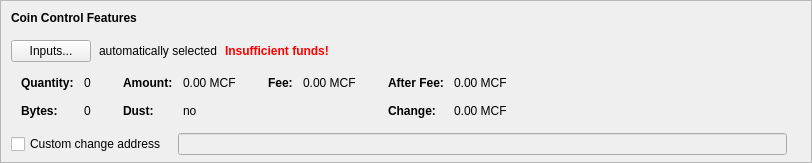
    <widget class="QFrame" name="frameCoinControl">
     <property name="sizePolicy">
      <sizepolicy hsizetype="Expanding" vsizetype="Expanding">
       <horstretch>0</horstretch>
       <verstretch>0</verstretch>
      </sizepolicy>
     </property>
     <property name="maximumSize">
      <size>
       <width>16777215</width>
       <height>16777215</height>
      </size>
     </property>
     <property name="frameShape">
      <enum>QFrame::StyledPanel</enum>
     </property>
     <property name="frameShadow">
      <enum>QFrame::Sunken</enum>
     </property>
     <layout class="QVBoxLayout" name="verticalLayoutCoinControl2">
      <property name="spacing">
       <number>0</number>
      </property>
      <property name="leftMargin">
       <number>0</number>
      </property>
      <property name="topMargin">
       <number>0</number>
      </property>
      <property name="rightMargin">
       <number>0</number>
      </property>
      <property name="bottomMargin">
       <number>6</number>
      </property>
      <item>
       <layout class="QVBoxLayout" name="verticalLayoutCoinControl" stretch="0,0,0,0,1">
        <property name="spacing">
         <number>0</number>
        </property>
        <property name="leftMargin">
         <number>10</number>
        </property>
        <property name="topMargin">
         <number>10</number>
        </property>
        <item>
         <layout class="QHBoxLayout" name="horizontalLayoutCoinControl1">
          <property name="bottomMargin">
           <number>15</number>
          </property>
          <item>
           <widget class="QLabel" name="labelCoinControlFeatures">
            <property name="sizePolicy">
             <sizepolicy hsizetype="Preferred" vsizetype="Maximum">
              <horstretch>0</horstretch>
              <verstretch>0</verstretch>
             </sizepolicy>
            </property>
            <property name="font">
             <font>
              <weight>75</weight>
              <bold>true</bold>
             </font>
            </property>
            <property name="styleSheet">
             <string notr="true">font-weight:bold;</string>
            </property>
            <property name="text">
             <string>Coin Control Features</string>
            </property>
           </widget>
          </item>
         </layout>
        </item>
        <item>
         <layout class="QHBoxLayout" name="horizontalLayoutCoinControl2" stretch="0,0,0,0">
          <property name="spacing">
           <number>8</number>
          </property>
          <property name="bottomMargin">
           <number>10</number>
          </property>
          <item>
           <widget class="QPushButton" name="pushButtonCoinControl">
            <property name="styleSheet">
             <string notr="true"/>
            </property>
            <property name="text">
             <string>Inputs...</string>
            </property>
            <property name="autoDefault">
             <bool>false</bool>
            </property>
           </widget>
          </item>
          <item>
           <widget class="QLabel" name="labelCoinControlAutomaticallySelected">
            <property name="text">
             <string>automatically selected</string>
            </property>
            <property name="margin">
             <number>5</number>
            </property>
           </widget>
          </item>
          <item>
           <widget class="QLabel" name="labelCoinControlInsuffFunds">
            <property name="font">
             <font>
              <weight>75</weight>
              <bold>true</bold>
             </font>
            </property>
            <property name="styleSheet">
             <string notr="true">color:red;font-weight:bold;</string>
            </property>
            <property name="text">
             <string>Insufficient funds!</string>
            </property>
            <property name="margin">
             <number>5</number>
            </property>
           </widget>
          </item>
          <item>
           <spacer name="horizontalSpacerCoinControl">
            <property name="orientation">
             <enum>Qt::Horizontal</enum>
            </property>
            <property name="sizeHint" stdset="0">
             <size>
              <width>40</width>
              <height>1</height>
             </size>
            </property>
           </spacer>
          </item>
         </layout>
        </item>
        <item>
         <widget class="QWidget" name="widgetCoinControl" native="true">
          <property name="sizePolicy">
           <sizepolicy hsizetype="Preferred" vsizetype="Preferred">
            <horstretch>0</horstretch>
            <verstretch>0</verstretch>
           </sizepolicy>
          </property>
          <property name="minimumSize">
           <size>
            <width>0</width>
            <height>0</height>
           </size>
          </property>
          <property name="styleSheet">
           <string notr="true"/>
          </property>
          <layout class="QHBoxLayout" name="horizontalLayoutCoinControl5">
           <property name="leftMargin">
            <number>0</number>
           </property>
           <property name="topMargin">
            <number>0</number>
           </property>
           <property name="rightMargin">
            <number>0</number>
           </property>
           <property name="bottomMargin">
            <number>0</number>
           </property>
           <item>
            <layout class="QHBoxLayout" name="horizontalLayoutCoinControl3" stretch="0,0,0,1">
             <property name="spacing">
              <number>20</number>
             </property>
             <property name="topMargin">
              <number>0</number>
             </property>
             <property name="bottomMargin">
              <number>10</number>
             </property>
             <item>
              <layout class="QFormLayout" name="formLayoutCoinControl1">
               <property name="horizontalSpacing">
                <number>10</number>
               </property>
               <property name="verticalSpacing">
                <number>14</number>
               </property>
               <property name="leftMargin">
                <number>10</number>
               </property>
               <property name="topMargin">
                <number>4</number>
               </property>
               <property name="rightMargin">
                <number>6</number>
               </property>
               <item row="0" column="0">
                <widget class="QLabel" name="labelCoinControlQuantityText">
                 <property name="font">
                  <font>
                   <weight>75</weight>
                   <bold>true</bold>
                  </font>
                 </property>
                 <property name="text">
                  <string>Quantity:</string>
                 </property>
                 <property name="margin">
                  <number>0</number>
                 </property>
                </widget>
               </item>
               <item row="0" column="1">
                <widget class="QLabel" name="labelCoinControlQuantity">
                 <property name="cursor">
                  <cursorShape>IBeamCursor</cursorShape>
                 </property>
                 <property name="contextMenuPolicy">
                  <enum>Qt::ActionsContextMenu</enum>
                 </property>
                 <property name="text">
                  <string notr="true">0</string>
                 </property>
                 <property name="margin">
                  <number>0</number>
                 </property>
                 <property name="textInteractionFlags">
                  <set>Qt::LinksAccessibleByMouse|Qt::TextSelectableByKeyboard|Qt::TextSelectableByMouse</set>
                 </property>
                </widget>
               </item>
               <item row="1" column="0">
                <widget class="QLabel" name="labelCoinControlBytesText">
                 <property name="font">
                  <font>
                   <weight>75</weight>
                   <bold>true</bold>
                  </font>
                 </property>
                 <property name="text">
                  <string>Bytes:</string>
                 </property>
                </widget>
               </item>
               <item row="1" column="1">
                <widget class="QLabel" name="labelCoinControlBytes">
                 <property name="cursor">
                  <cursorShape>IBeamCursor</cursorShape>
                 </property>
                 <property name="contextMenuPolicy">
                  <enum>Qt::ActionsContextMenu</enum>
                 </property>
                 <property name="text">
                  <string notr="true">0</string>
                 </property>
                 <property name="textInteractionFlags">
                  <set>Qt::LinksAccessibleByMouse|Qt::TextSelectableByKeyboard|Qt::TextSelectableByMouse</set>
                 </property>
                </widget>
               </item>
              </layout>
             </item>
             <item>
              <layout class="QFormLayout" name="formLayoutCoinControl2">
               <property name="horizontalSpacing">
                <number>10</number>
               </property>
               <property name="verticalSpacing">
                <number>14</number>
               </property>
               <property name="leftMargin">
                <number>6</number>
               </property>
               <property name="topMargin">
                <number>4</number>
               </property>
               <property name="rightMargin">
                <number>6</number>
               </property>
               <item row="0" column="0">
                <widget class="QLabel" name="labelCoinControlAmountText">
                 <property name="font">
                  <font>
                   <weight>75</weight>
                   <bold>true</bold>
                  </font>
                 </property>
                 <property name="text">
                  <string>Amount:</string>
                 </property>
                 <property name="margin">
                  <number>0</number>
                 </property>
                </widget>
               </item>
               <item row="0" column="1">
                <widget class="QLabel" name="labelCoinControlAmount">
                 <property name="cursor">
                  <cursorShape>IBeamCursor</cursorShape>
                 </property>
                 <property name="contextMenuPolicy">
                  <enum>Qt::ActionsContextMenu</enum>
                 </property>
                 <property name="text">
                  <string notr="true">0.00 MCF</string>
                 </property>
                 <property name="textInteractionFlags">
                  <set>Qt::LinksAccessibleByMouse|Qt::TextSelectableByKeyboard|Qt::TextSelectableByMouse</set>
                 </property>
                </widget>
               </item>
               <item row="1" column="0">
                <widget class="QLabel" name="labelCoinControlLowOutputText">
                 <property name="font">
                  <font>
                   <weight>75</weight>
                   <bold>true</bold>
                  </font>
                 </property>
                 <property name="text">
                  <string>Dust:</string>
                 </property>
                </widget>
               </item>
               <item row="1" column="1">
                <widget class="QLabel" name="labelCoinControlLowOutput">
                 <property name="cursor">
                  <cursorShape>IBeamCursor</cursorShape>
                 </property>
                 <property name="contextMenuPolicy">
                  <enum>Qt::ActionsContextMenu</enum>
                 </property>
                 <property name="text">
                  <string notr="true">no</string>
                 </property>
                 <property name="textInteractionFlags">
                  <set>Qt::LinksAccessibleByMouse|Qt::TextSelectableByKeyboard|Qt::TextSelectableByMouse</set>
                 </property>
                </widget>
               </item>
              </layout>
             </item>
             <item>
              <layout class="QFormLayout" name="formLayoutCoinControl3">
               <property name="horizontalSpacing">
                <number>10</number>
               </property>
               <property name="verticalSpacing">
                <number>14</number>
               </property>
               <property name="leftMargin">
                <number>6</number>
               </property>
               <property name="topMargin">
                <number>4</number>
               </property>
               <property name="rightMargin">
                <number>6</number>
               </property>
               <item row="0" column="0">
                <widget class="QLabel" name="labelCoinControlFeeText">
                 <property name="font">
                  <font>
                   <weight>75</weight>
                   <bold>true</bold>
                  </font>
                 </property>
                 <property name="text">
                  <string>Fee:</string>
                 </property>
                 <property name="margin">
                  <number>0</number>
                 </property>
                </widget>
               </item>
               <item row="0" column="1">
                <widget class="QLabel" name="labelCoinControlFee">
                 <property name="cursor">
                  <cursorShape>IBeamCursor</cursorShape>
                 </property>
                 <property name="contextMenuPolicy">
                  <enum>Qt::ActionsContextMenu</enum>
                 </property>
                 <property name="text">
                  <string notr="true">0.00 MCF</string>
                 </property>
                 <property name="textInteractionFlags">
                  <set>Qt::LinksAccessibleByMouse|Qt::TextSelectableByKeyboard|Qt::TextSelectableByMouse</set>
                 </property>
                </widget>
               </item>
              </layout>
             </item>
             <item>
              <layout class="QFormLayout" name="formLayoutCoinControl4">
               <property name="horizontalSpacing">
                <number>10</number>
               </property>
               <property name="verticalSpacing">
                <number>14</number>
               </property>
               <property name="leftMargin">
                <number>6</number>
               </property>
               <property name="topMargin">
                <number>4</number>
               </property>
               <property name="rightMargin">
                <number>6</number>
               </property>
               <item row="0" column="0">
                <widget class="QLabel" name="labelCoinControlAfterFeeText">
                 <property name="font">
                  <font>
                   <weight>75</weight>
                   <bold>true</bold>
                  </font>
                 </property>
                 <property name="text">
                  <string>After Fee:</string>
                 </property>
                 <property name="margin">
                  <number>0</number>
                 </property>
                </widget>
               </item>
               <item row="0" column="1">
                <widget class="QLabel" name="labelCoinControlAfterFee">
                 <property name="cursor">
                  <cursorShape>IBeamCursor</cursorShape>
                 </property>
                 <property name="contextMenuPolicy">
                  <enum>Qt::ActionsContextMenu</enum>
                 </property>
                 <property name="text">
                  <string notr="true">0.00 MCF</string>
                 </property>
                 <property name="textInteractionFlags">
                  <set>Qt::LinksAccessibleByMouse|Qt::TextSelectableByKeyboard|Qt::TextSelectableByMouse</set>
                 </property>
                </widget>
               </item>
               <item row="1" column="0">
                <widget class="QLabel" name="labelCoinControlChangeText">
                 <property name="font">
                  <font>
                   <weight>75</weight>
                   <bold>true</bold>
                  </font>
                 </property>
                 <property name="text">
                  <string>Change:</string>
                 </property>
                </widget>
               </item>
               <item row="1" column="1">
                <widget class="QLabel" name="labelCoinControlChange">
                 <property name="cursor">
                  <cursorShape>IBeamCursor</cursorShape>
                 </property>
                 <property name="contextMenuPolicy">
                  <enum>Qt::ActionsContextMenu</enum>
                 </property>
                 <property name="text">
                  <string notr="true">0.00 MCF</string>
                 </property>
                 <property name="textInteractionFlags">
                  <set>Qt::LinksAccessibleByMouse|Qt::TextSelectableByKeyboard|Qt::TextSelectableByMouse</set>
                 </property>
                </widget>
               </item>
              </layout>
             </item>
            </layout>
           </item>
          </layout>
         </widget>
        </item>
        <item>
         <layout class="QHBoxLayout" name="horizontalLayoutCoinControl4" stretch="0,0,0">
          <property name="spacing">
           <number>12</number>
          </property>
          <property name="sizeConstraint">
           <enum>QLayout::SetDefaultConstraint</enum>
          </property>
          <property name="topMargin">
           <number>5</number>
          </property>
          <property name="rightMargin">
           <number>5</number>
          </property>
          <item>
           <widget class="QCheckBox" name="checkBoxCoinControlChange">
            <property name="toolTip">
             <string>If this is activated, but the change address is empty or invalid, change will be sent to a newly generated address.</string>
            </property>
            <property name="text">
             <string>Custom change address</string>
            </property>
           </widget>
          </item>
          <item>
           <widget class="QValidatedLineEdit" name="lineEditCoinControlChange">
            <property name="enabled">
             <bool>false</bool>
            </property>
            <property name="sizePolicy">
             <sizepolicy hsizetype="Expanding" vsizetype="Fixed">
              <horstretch>0</horstretch>
              <verstretch>0</verstretch>
             </sizepolicy>
            </property>
           </widget>
          </item>
          <item>
           <widget class="QLabel" name="labelCoinControlChangeLabel">
            <property name="sizePolicy">
             <sizepolicy hsizetype="Preferred" vsizetype="Expanding">
              <horstretch>0</horstretch>
              <verstretch>0</verstretch>
             </sizepolicy>
            </property>
            <property name="minimumSize">
             <size>
              <width>0</width>
              <height>0</height>
             </size>
            </property>
            <property name="text">
             <string/>
            </property>
            <property name="margin">
             <number>3</number>
            </property>
           </widget>
          </item>
         </layout>
        </item>
        <item>
         <spacer name="verticalSpacerCoinControl">
          <property name="orientation">
           <enum>Qt::Vertical</enum>
          </property>
          <property name="sizeHint" stdset="0">
           <size>
            <width>800</width>
            <height>1</height>
           </size>
          </property>
         </spacer>
        </item>
       </layout>
      </item>
     </layout>
    </widget>
